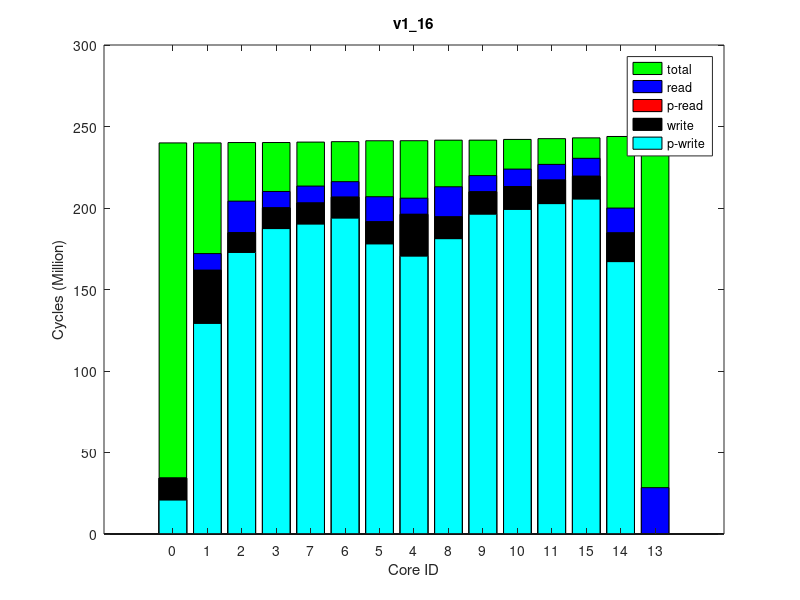

This chart was generated by the following MATLAB code:
times(1, :, :) = [
0, 241696061, 0
0, 241700268, 0
0, 241917345, 0
0, 241931666, 0
0, 243056667, 0
0, 243026464, 0
28186, 242463874, 0
0, 242195321, 0
0, 243392993, 0
0, 243409241, 0
0, 243851595, 0
11626, 244331604, 0
0, 245766399, 0
0, 245677198, 0
58, 244817634, 0
];
times(2, :, :) = [
0, 241608617, 0
0, 241613250, 0
0, 241832156, 0
0, 241847142, 0
0, 242972087, 0
0, 242942045, 0
20428, 242379008, 0
0, 242110911, 0
0, 243309074, 0
0, 243325389, 0
0, 243767643, 0
4294, 244248364, 0
0, 245687617, 0
0, 245597345, 0
0, 244733599, 0
];
times(3, :, :) = [
0, 241671651, 0
0, 241676254, 0
0, 241895278, 0
0, 241910034, 0
0, 243035296, 0
58, 243005152, 0
28447, 242441889, 0
0, 242173685, 0
0, 243372309, 0
0, 243388351, 0
0, 243830332, 0
8796, 244310751, 0
0, 245745056, 0
0, 245659671, 0
58, 244796880, 0
];
times(4, :, :) = [
0, 241679806, 0
0, 241684479, 0
0, 241903592, 0
0, 241918201, 0
0, 243043429, 0
0, 243013367, 0
28970, 242450734, 0
0, 242181885, 0
0, 243380018, 0
0, 243396358, 0
0, 243838721, 0
12155, 244318860, 0
0, 245757159, 0
0, 245666711, 0
0, 244804251, 0
];
times(5, :, :) = [
0, 241627479, 0
0, 241632102, 0
0, 241850500, 0
0, 241865117, 0
0, 242990662, 0
0, 242960487, 0
18653, 242397905, 0
0, 242129319, 0
0, 243327552, 0
0, 243343859, 0
0, 243785744, 0
174, 244266622, 0
0, 245698911, 0
0, 245614291, 0
0, 244751569, 0
];
times(6, :, :) = [
0, 241633608, 0
0, 241638556, 0
0, 241855860, 0
0, 241870392, 0
0, 242996321, 0
0, 242966131, 0
18061, 242402993, 0
0, 242134328, 0
0, 243332844, 0
0, 243349165, 0
0, 243791891, 0
3891, 244272310, 0
0, 245710383, 0
0, 245620692, 0
0, 244757333, 0
];
times(7, :, :) = [
0, 241675979, 0
0, 241680918, 0
0, 241898686, 0
0, 241913255, 0
0, 243038168, 0
0, 243007958, 0
19898, 242445030, 0
0, 242176792, 0
0, 243374850, 0
0, 243390950, 0
0, 243833084, 0
3496, 244313693, 0
0, 245740310, 0
0, 245654442, 0
0, 244799422, 0
];
times(8, :, :) = [
0, 241630683, 0
0, 241635389, 0
0, 241855148, 0
0, 241869831, 0
0, 242995873, 0
0, 242965801, 0
27454, 242402894, 0
0, 242134287, 0
0, 243332864, 0
0, 243348871, 0
0, 243791723, 0
874, 244271911, 0
0, 245708497, 0
0, 245617944, 0
0, 244757118, 0
];
times(9, :, :) = [
0, 241644671, 0
0, 241649117, 0
0, 241868279, 0
0, 241883034, 0
0, 243008565, 0
0, 242978506, 0
18531, 242415646, 0
0, 242147021, 0
0, 243345775, 0
0, 243361849, 0
0, 243804331, 0
4170, 244285178, 0
0, 245729792, 0
0, 245635589, 0
70, 244771363, 0
];
times(10, :, :) = [
0, 241588865, 0
0, 241593709, 0
0, 241811885, 0
0, 241826822, 0
0, 242951846, 0
0, 242921625, 0
28042, 242358830, 0
0, 242090327, 0
0, 243288607, 0
0, 243304881, 0
0, 243747278, 0
348, 244228364, 0
0, 245665034, 0
0, 245578918, 0
0, 244713151, 0
];
ave_times = round(squeeze(mean(times)));
format long g, ave_times
std_times = round(squeeze(std(times)));
format long g, std_times
polling_read_times = ave_times;
times(1, :, :) = [
20806885, 239783827, 0
129176658, 239789685, 0
172721269, 240003806, 0
187404378, 240018804, 0
170440451, 241151311, 0
177973995, 241119975, 0
193776861, 240553185, 0
190106869, 240284110, 0
181238313, 241491612, 0
196177821, 241508081, 0
199119694, 241959086, 0
202723785, 242431953, 0
0, 243861129, 0
167092675, 243770602, 0
205461016, 242932642, 0
];
times(2, :, :) = [
20793548, 239764092, 0
129154013, 239770179, 0
172696360, 239985370, 0
187306010, 240000556, 0
170436563, 241131404, 0
177971078, 241100088, 0
193748239, 240534049, 0
190077703, 240264748, 0
181235447, 241471927, 0
196196330, 241488346, 0
199158063, 241939286, 0
202695003, 242411298, 0
0, 243844275, 0
167098692, 243754088, 0
205458426, 242911968, 0
];
times(3, :, :) = [
20840027, 239799022, 0
129218849, 239804760, 0
172758875, 240020785, 0
187371513, 240035713, 0
170487776, 241166848, 0
177997288, 241135717, 0
193842530, 240569540, 0
190169870, 240300796, 0
181248020, 241507600, 0
196205746, 241524170, 0
199154024, 241974695, 0
202718231, 242446110, 0
0, 243880225, 0
167111613, 243786142, 0
205482800, 242947131, 0
];
times(4, :, :) = [
20851914, 239778333, 0
129240068, 239784261, 0
172729099, 240000028, 0
187416613, 240015006, 0
170461004, 241148069, 0
177974487, 241116920, 0
193788314, 240549672, 0
190126642, 240280428, 0
181226591, 241488894, 0
196180506, 241505170, 0
199133699, 241955203, 0
202718565, 242426841, 0
0, 243854801, 0
167084963, 243767755, 0
205463262, 242927443, 0
];
times(5, :, :) = [
20826059, 239780153, 0
129201489, 239786039, 0
172755130, 240000501, 0
187387269, 240015540, 0
170463107, 241147977, 0
177955173, 241116772, 0
193828385, 240550220, 0
190169097, 240280936, 0
181162032, 241488622, 0
196234894, 241505366, 0
199168368, 241955840, 0
202702553, 242426433, 0
0, 243861572, 0
167086975, 243771783, 0
205525391, 242927463, 0
];
times(6, :, :) = [
20779095, 239746628, 0
129134157, 239752774, 0
172700668, 239966660, 0
187345047, 239981950, 0
170420315, 241114548, 0
177910102, 241083462, 0
193749679, 240516351, 0
190095754, 240247257, 0
181125043, 241455420, 0
196145143, 241471850, 0
199088697, 241922696, 0
202693442, 242394700, 0
0, 243828123, 0
167080613, 243737486, 0
205425913, 242895514, 0
];
times(7, :, :) = [
20824080, 239776695, 0
129203961, 239782556, 0
172757687, 239998664, 0
187439910, 240013602, 0
170479464, 241146226, 0
177971097, 241115046, 0
193814338, 240547963, 0
190151511, 240278460, 0
181155381, 241486941, 0
196187909, 241503702, 0
199105000, 241954386, 0
202691589, 242427026, 0
0, 243864807, 0
167122511, 243774119, 0
205455969, 242927411, 0
];
times(8, :, :) = [
20816548, 239710518, 0
129151810, 239716270, 0
172639958, 239930104, 0
187240965, 239945532, 0
170377423, 241077681, 0
177869450, 241046512, 0
193667245, 240479918, 0
189993683, 240211271, 0
181072107, 241418256, 0
196100215, 241434938, 0
199044741, 241886432, 0
202650540, 242358239, 0
0, 243785415, 0
167037459, 243696975, 0
205380309, 242858941, 0
];
times(9, :, :) = [
20811075, 239730368, 0
129155201, 239736469, 0
172675696, 239951471, 0
187357764, 239966493, 0
170402855, 241098822, 0
177893447, 241067618, 0
193730988, 240501106, 0
190061492, 240232255, 0
181080813, 241439517, 0
196113053, 241456315, 0
199042977, 241907083, 0
202588052, 242378909, 0
0, 243810774, 0
167080742, 243721598, 0
205456992, 242879320, 0
];
times(10, :, :) = [
20804898, 239769886, 0
129143900, 239775896, 0
172689478, 239991135, 0
187367868, 240005830, 0
170428273, 241138100, 0
177962458, 241106833, 0
193743912, 240540459, 0
190087742, 240271213, 0
181160606, 241478816, 0
196144255, 241495412, 0
199082987, 241946600, 0
202619204, 242418367, 0
0, 243846556, 0
167112978, 243758385, 0
205494470, 242918694, 0
];
ave_times = round(squeeze(mean(times)));
format long g, ave_times
std_times = round(squeeze(std(times)));
format long g, std_times
polling_write_times = ave_times;
times(1, :, :) = [
0, 267680448, 0
10233638, 267689535, 64000
19301104, 267926035, 128000
9951440, 267943413, 64000
9906049, 269154164, 64000
15344706, 269120511, 128000
9516861, 268518422, 64000
10498862, 268229408, 64000
18435804, 269510071, 128000
9950208, 269529371, 64000
10792547, 269993111, 64000
9577404, 270493538, 64000
28445372, 271991882, 255980
15193889, 271893659, 128000
10965266, 271005445, 64000
];
times(2, :, :) = [
0, 267676975, 0
10236263, 267686745, 64000
19311122, 267923062, 128000
9959862, 267940360, 64000
9912222, 269147270, 64000
15337426, 269113607, 128000
9505620, 268510915, 64000
10478580, 268221577, 64000
18430202, 269503413, 128000
9934329, 269522746, 64000
10749962, 269986233, 64000
9562544, 270487174, 64000
28431928, 271989315, 255980
15273007, 271896292, 128000
10815773, 270999017, 64000
];
times(3, :, :) = [
0, 267645740, 0
10230706, 267655219, 64000
19373095, 267891694, 128000
10007786, 267908787, 64000
9910360, 269118789, 64000
15339131, 269085159, 128000
9522941, 268482718, 64000
10274641, 268193351, 64000
18429500, 269474685, 128000
9960598, 269493773, 64000
10564442, 269957431, 64000
9592267, 270458256, 64000
28429703, 271965915, 255980
15303880, 271865610, 128000
10850770, 270970132, 64000
];
times(4, :, :) = [
0, 267573552, 0
10231651, 267582597, 64000
19373194, 267818621, 128000
10099109, 267835814, 64000
9916529, 269044487, 64000
15333071, 269010823, 128000
9510234, 268408384, 64000
10316298, 268119143, 64000
18449213, 269401008, 128000
9855093, 269420151, 64000
10605947, 269883570, 64000
9579190, 270384653, 64000
28429954, 271884677, 255980
15303428, 271789661, 128000
10892941, 270896701, 64000
];
times(5, :, :) = [
0, 267620462, 0
10231477, 267630206, 64000
19304237, 267866759, 128000
9999907, 267883312, 64000
9919526, 269087899, 64000
15422272, 269054236, 128000
9487774, 268452482, 64000
10373089, 268163104, 64000
18520313, 269443870, 128000
9888396, 269462933, 64000
10722617, 269926600, 64000
9588094, 270426088, 64000
28445700, 271933972, 255980
15208886, 271835238, 128000
10919829, 270937955, 64000
];
times(6, :, :) = [
0, 267649140, 0
10236749, 267658836, 64000
19306885, 267895087, 128000
10038623, 267912299, 64000
9910083, 269118252, 64000
15333064, 269084626, 128000
9495675, 268482566, 64000
10173464, 268193473, 64000
18434928, 269474118, 128000
9935751, 269493366, 64000
10751634, 269957415, 64000
9572035, 270458379, 64000
28433245, 271968280, 255980
15265580, 271870094, 128000
10820147, 270970175, 64000
];
times(7, :, :) = [
0, 267638340, 0
10235462, 267647898, 64000
19367203, 267884895, 128000
10086688, 267902026, 64000
9899940, 269108513, 64000
15397365, 269074859, 128000
9511753, 268472739, 64000
10324964, 268182993, 64000
18468480, 269464562, 128000
9920272, 269483736, 64000
10828281, 269949043, 64000
9727362, 270447706, 64000
28453937, 271953138, 255980
15135501, 271854917, 128000
11672782, 270960086, 64000
];
times(8, :, :) = [
0, 267604703, 0
10235783, 267614203, 64000
19383633, 267850612, 128000
10099516, 267867770, 64000
9904355, 269072534, 64000
15393397, 269038886, 128000
9510055, 268436532, 64000
10304272, 268147095, 64000
18456487, 269428427, 128000
9987557, 269447759, 64000
10713518, 269911583, 64000
9584491, 270412517, 64000
28436022, 271921162, 255980
15268682, 271823248, 128000
10842817, 270924429, 64000
];
times(9, :, :) = [
0, 267636965, 0
10231130, 267646276, 64000
19302654, 267882929, 128000
9960784, 267900344, 64000
9905426, 269104336, 64000
15398308, 269070695, 128000
9519074, 268468862, 64000
10500914, 268180063, 64000
18476152, 269460267, 128000
9920032, 269479537, 64000
10675911, 269942664, 64000
9664666, 270442974, 64000
28441973, 271943969, 255980
15197466, 271848828, 128000
11150486, 270955003, 64000
];
times(10, :, :) = [
0, 267669202, 0
10229280, 267678745, 64000
19301657, 267914920, 128000
9990705, 267932327, 64000
9906078, 269137560, 64000
15428602, 269103907, 128000
9492730, 268501633, 64000
10372736, 268212436, 64000
18490113, 269493672, 128000
9947767, 269512626, 64000
10776272, 269976035, 64000
9667921, 270475811, 64000
28440432, 271985413, 255980
15211376, 271888064, 128000
11102161, 270987517, 64000
];
ave_times = round(squeeze(mean(times)));
format long g, ave_times
std_times = round(squeeze(std(times)));
format long g, std_times
read_times = ave_times;
times(1, :, :) = [
0, 239930790, 0
0, 239935660, 0
0, 240151174, 0
0, 240165806, 0
0, 241281539, 0
0, 241251496, 0
0, 240694455, 0
0, 240428823, 0
0, 241615586, 0
0, 241631787, 0
0, 242072312, 0
0, 242543304, 0
0, 243955681, 0
0, 243871008, 0
0, 243028521, 0
];
times(2, :, :) = [
0, 239927614, 0
0, 239931943, 0
0, 240148564, 0
0, 240163371, 0
0, 241278950, 0
0, 241249055, 0
0, 240692246, 0
0, 240427534, 0
0, 241613718, 0
0, 241629678, 0
0, 242069947, 0
0, 242539429, 0
0, 243956607, 0
0, 243870451, 0
0, 243024279, 0
];
times(3, :, :) = [
0, 239942477, 0
0, 239946786, 0
0, 240163805, 0
0, 240178408, 0
0, 241293186, 0
0, 241263246, 0
0, 240706914, 0
0, 240442024, 0
0, 241627262, 0
0, 241643014, 0
0, 242083028, 0
0, 242553576, 0
0, 243977735, 0
0, 243888980, 0
0, 243038872, 0
];
times(4, :, :) = [
0, 239918005, 0
0, 239922615, 0
0, 240138437, 0
0, 240153149, 0
0, 241269075, 0
0, 241239159, 0
0, 240681447, 0
0, 240417147, 0
0, 241603679, 0
0, 241619962, 0
0, 242059749, 0
0, 242527064, 0
0, 243950935, 0
0, 243860754, 0
0, 243013141, 0
];
times(5, :, :) = [
0, 239939631, 0
0, 239944190, 0
0, 240160865, 0
0, 240175534, 0
0, 241292527, 0
0, 241262493, 0
0, 240705699, 0
0, 240439665, 0
0, 241627338, 0
0, 241643548, 0
0, 242082791, 0
0, 242552033, 0
0, 243970650, 0
0, 243882602, 0
0, 243036144, 0
];
times(6, :, :) = [
0, 239962582, 0
0, 239967316, 0
0, 240183666, 0
0, 240198488, 0
0, 241315629, 0
0, 241285461, 0
0, 240727803, 0
0, 240461819, 0
0, 241649983, 0
0, 241665710, 0
0, 242106128, 0
0, 242576930, 0
0, 244001416, 0
0, 243911825, 0
0, 243061510, 0
];
times(7, :, :) = [
0, 239924418, 0
0, 239928865, 0
0, 240144836, 0
0, 240159618, 0
0, 241275597, 0
0, 241245491, 0
0, 240687521, 0
0, 240422894, 0
0, 241609898, 0
0, 241625889, 0
0, 242066000, 0
0, 242535732, 0
0, 243959552, 0
0, 243873497, 0
0, 243021731, 0
];
times(8, :, :) = [
0, 239930310, 0
0, 239934905, 0
0, 240151773, 0
0, 240166535, 0
0, 241281530, 0
0, 241251606, 0
0, 240694614, 0
0, 240430209, 0
0, 241614885, 0
0, 241630877, 0
0, 242071545, 0
0, 242543775, 0
0, 243966138, 0
0, 243879301, 0
0, 243029246, 0
];
times(9, :, :) = [
0, 239920969, 0
0, 239925854, 0
0, 240141646, 0
0, 240156291, 0
0, 241272608, 0
0, 241242597, 0
0, 240684959, 0
0, 240420510, 0
0, 241607191, 0
0, 241623417, 0
0, 242063183, 0
0, 242535194, 0
0, 243946636, 0
0, 243862374, 0
0, 243020545, 0
];
times(10, :, :) = [
0, 239973951, 0
0, 239978593, 0
0, 240195016, 0
0, 240209339, 0
0, 241326830, 0
0, 241296881, 0
0, 240738521, 0
0, 240473170, 0
0, 241661908, 0
0, 241677607, 0
0, 242118050, 0
0, 242590345, 0
0, 244003434, 0
0, 243919417, 0
0, 243075850, 0
];
ave_times = round(squeeze(mean(times)));
format long g, ave_times
std_times = round(squeeze(std(times)));
format long g, std_times
total_times = ave_times;
times(1, :, :) = [
34315763, 242316292, 64000
161799607, 242329573, 128000
184854862, 242537883, 64000
200126152, 242556259, 64000
196105821, 243668991, 128000
191537835, 243631917, 64000
206635459, 243083680, 64000
203114383, 242819186, 64000
194571516, 243994004, 64000
209927815, 244013862, 64000
213146236, 244452794, 64000
217148932, 244924502, 64000
0, 246342099, 0
184717004, 246253182, 64000
219539466, 245409855, 64000
];
times(2, :, :) = [
34245141, 242282212, 64000
161794019, 242295672, 128000
184873079, 242502731, 64000
200099237, 242520604, 64000
196095950, 243635137, 128000
191491777, 243597988, 64000
206586061, 243049395, 64000
203006012, 242784544, 64000
194567183, 243959693, 64000
209941272, 243979610, 64000
213122856, 244418394, 64000
217079832, 244888901, 64000
0, 246302882, 0
184681908, 246216098, 64000
219548210, 245374125, 64000
];
times(3, :, :) = [
34274675, 242316089, 64000
161776975, 242329126, 128000
184824147, 242536399, 64000
200072628, 242554525, 64000
196118914, 243668029, 128000
191531481, 243630987, 64000
206589581, 243081907, 64000
202990948, 242818013, 64000
194588640, 243991426, 64000
209958054, 244011344, 64000
213147286, 244449811, 64000
217145205, 244914926, 64000
0, 246334713, 0
184743089, 246242471, 64000
219403361, 245399553, 64000
];
times(4, :, :) = [
34262204, 242298733, 64000
161825091, 242311898, 128000
184897297, 242518968, 64000
200152514, 242537066, 64000
196119137, 243651803, 128000
191535058, 243614536, 64000
206641784, 243064591, 64000
203032404, 242799773, 64000
194597646, 243975396, 64000
209983602, 243994898, 64000
213193573, 244433616, 64000
217162563, 244902783, 64000
0, 246317935, 0
184727666, 246229338, 64000
219420189, 245387857, 64000
];
times(5, :, :) = [
34272769, 242305990, 64000
161769764, 242319183, 128000
184842252, 242526367, 64000
200083608, 242544459, 64000
196054000, 243659382, 128000
191464680, 243622157, 64000
206561785, 243072647, 64000
202960759, 242807796, 64000
194499755, 243983661, 64000
209911461, 244003415, 64000
213119854, 244441536, 64000
217107967, 244909945, 64000
0, 246325994, 0
184696388, 246235881, 64000
219489139, 245394906, 64000
];
times(6, :, :) = [
34205730, 242260630, 64000
161718095, 242273582, 128000
184799607, 242481981, 64000
200057261, 242500434, 64000
196056269, 243614018, 128000
191490521, 243576823, 64000
206577394, 243028425, 64000
203060931, 242763021, 64000
194485183, 243938490, 64000
209883151, 243958165, 64000
213051710, 244396793, 64000
217079550, 244865612, 64000
0, 246284438, 0
184697999, 246194773, 64000
219323890, 245350904, 64000
];
times(7, :, :) = [
34296782, 242353017, 64000
161849210, 242366075, 128000
184950913, 242573804, 64000
200217317, 242592064, 64000
196196925, 243705476, 128000
191638965, 243668351, 64000
206745199, 243120688, 64000
203211478, 242855076, 64000
194592230, 244029231, 64000
210012161, 244048873, 64000
213170605, 244488544, 64000
217180853, 244959556, 64000
0, 246371573, 0
184746946, 246284565, 64000
219556423, 245443998, 64000
];
times(8, :, :) = [
34274439, 242311158, 64000
161748359, 242324183, 128000
184825443, 242533443, 64000
200047467, 242551385, 64000
196062836, 243665200, 128000
191511315, 243628167, 64000
206622035, 243079484, 64000
203074755, 242814893, 64000
194526543, 243990130, 64000
209886717, 244009951, 64000
213133107, 244448192, 64000
217105863, 244915876, 64000
0, 246322200, 0
184720746, 246237987, 64000
219380039, 245401782, 64000
];
times(9, :, :) = [
34370301, 242413022, 64000
161869282, 242426018, 128000
184949856, 242633794, 64000
200155557, 242651668, 64000
196202255, 243767378, 128000
191656893, 243730156, 64000
206763199, 243180308, 64000
203213545, 242915116, 64000
194650532, 244091161, 64000
210024743, 244110661, 64000
213182047, 244549698, 64000
217229395, 245018848, 64000
0, 246436587, 0
184804096, 246344277, 64000
219642136, 245504807, 64000
];
times(10, :, :) = [
34294707, 242337558, 64000
161875422, 242350636, 128000
184965954, 242558102, 64000
200230555, 242576198, 64000
196225378, 243691315, 128000
191677961, 243654032, 64000
206798590, 243104058, 64000
203244685, 242839197, 64000
194635639, 244015452, 64000
210031225, 244035247, 64000
213252707, 244473553, 64000
217211871, 244941609, 64000
0, 246355198, 0
184729392, 246266417, 64000
219562695, 245427453, 64000
];
ave_times = round(squeeze(mean(times)));
format long g, ave_times
std_times = round(squeeze(std(times)));
format long g, std_times
write_times = ave_times;
mytitle = 'v1\_16';
order = [1 2 3 4 8 7 6 5 9 10 11 12 15 14 13];

total_times = total_times(:, 2)(order);

read_times = read_times(:, 1)(order);
write_times = write_times(:, 1)(order);

polling_read_times = polling_read_times(:, 1)(order);
polling_write_times = polling_write_times(:, 1)(order);

total_times /= 1000000;

read_times /= 1000000;
write_times /= 1000000;

polling_read_times /= 1000000;
polling_write_times /= 1000000;

% laying read on top of write
read_times += write_times;
polling_read_times += write_times;

figure(1);
clf()
% set(gcf, 'Position', get(0,'Screensize'));
% set(gcf,'units','normalized','outerposition',[0 0 1 1])
bar(0:14, total_times,'g');
hold on;
bar(0:14, read_times,'b');
bar(0:14, polling_read_times,'r');
bar(0:14, write_times,'k');
bar(0:14, polling_write_times,'c');
hold off

axis([-2 16 0 300])
% axis([-1 15])
set(gca,'XTick',0:14);
set(gca,'xticklabel',{ '0'; '1'; '2'; '3'; '7'; '6'; '5'; '4'; '8'; '9'; '10'; '11'; '15'; '14'; '13' })

xlabel('Core ID')
ylabel('Cycles (Million)')

legend('total', 'read', 'p-read', 'write', 'p-write')
title(mytitle)
print(1, strcat(mytitle, '.png'))
